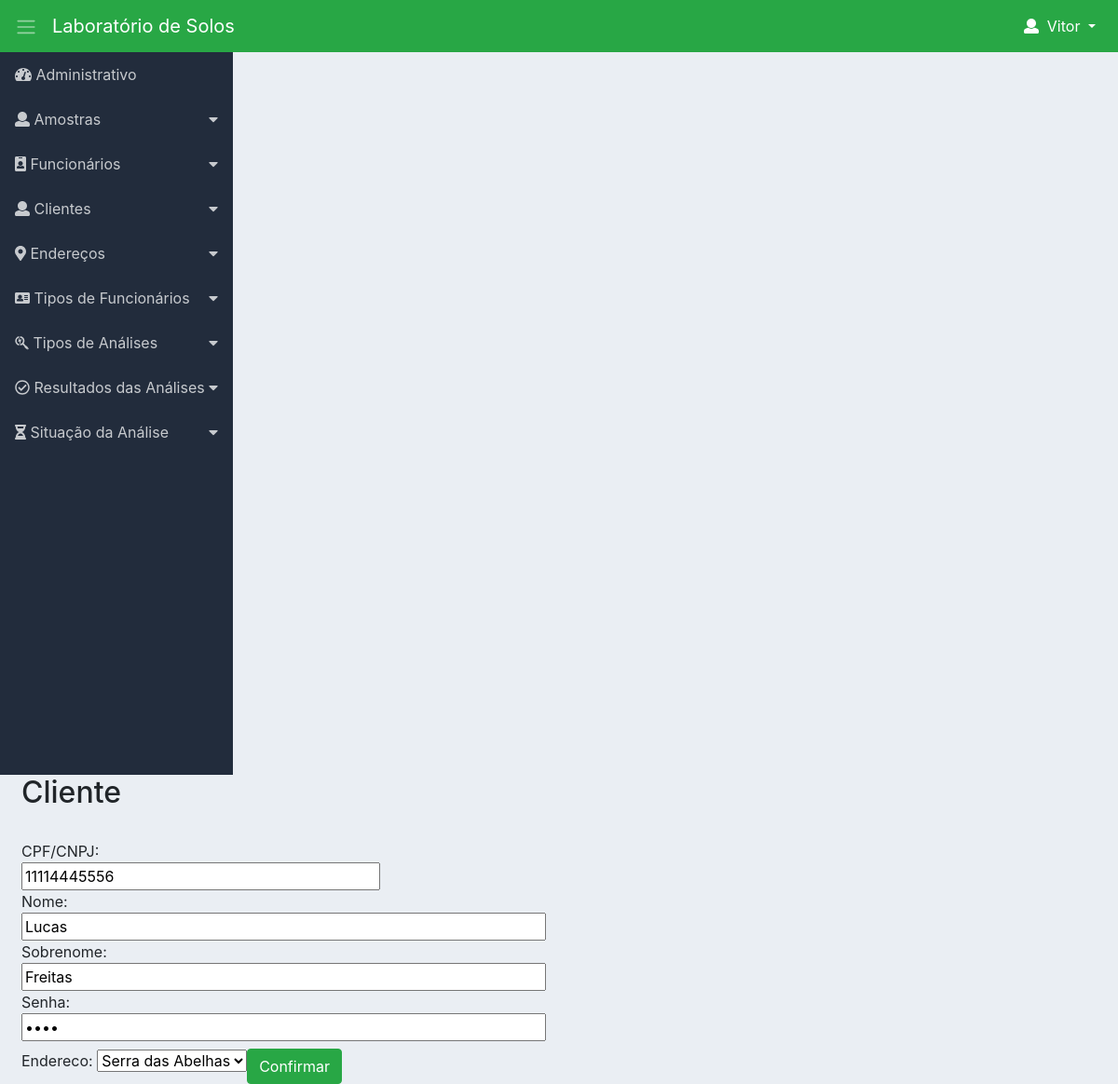
Page /form_cliente_editar.php?identificador=11114445556 (signed in) on the committed database.
### tables this page shows
CREATE TABLE IF NOT EXISTS `clientes` (
  `identificador` varchar(14) NOT NULL,
  `nome` varchar(255) NOT NULL,
  `sobrenome` varchar(255) NOT NULL,
  `senha` varchar(255) NOT NULL,
  `cod_endereco` int(11) NOT NULL,
  PRIMARY KEY (`identificador`),
  KEY `cod_endereco` (`cod_endereco`)
);

CREATE TABLE IF NOT EXISTS `enderecos` (
  `id` int(11) NOT NULL AUTO_INCREMENT,
  `cidade` varchar(255) DEFAULT NULL,
  `propriedade` varchar(255) DEFAULT NULL,
  `estado` varchar(2) DEFAULT NULL,
  `cep` varchar(8) DEFAULT NULL,
  PRIMARY KEY (`id`)
);

### db/Clientes.php (called while the page is built, shortened)
<?php
function listar_cliente_unico($identificador){
	$connection = db_connect();
	$command = "SELECT c.identificador,c.senha, c.nome, c.sobrenome,e.propriedade, e.id FROM clientes c iNNER JOIN enderecos e ON c.cod_endereco = e.id WHERE c.identificador = '$identificador'";
	$result = mysqli_query($connection,$command);
	$data = mysqli_fetch_array($result);
	return $data;
}
?>

### db/endereco.php (called while the page is built, shortened)
<?php
function listar_enderecos(){
	$connection = db_connect();
	$endereco  = array();
	$command = "SELECT * FROM enderecos;";
	$result = mysqli_query($connection,$command);
	while($data = mysqli_fetch_assoc($result)){
			array_push($endereco, $data);
	}
	return $endereco;
}
?>

### form_cliente_editar.php (the view, shortened to what this page needs)
	<?php
		require_once("db/Clientes.php");
		require_once("db/endereco.php");
		require_once("menu.php");
		$identificador = $_GET['identificador'];
		$dado = listar_cliente_unico($identificador);
		?>
	<section class="col-md-5">
		<h2>Cliente</h2>
	<form action="editarCliente.php" method="post"><br>
		CPF/CNPJ:<input type="number" value="<?=$dado["identificador"]?>" name="novo" required><br>
		Nome:<input size="50" type="text" value="<?=$dado["nome"]?>" name="nome" required><br>
		Sobrenome:<input size="50" type="text" value="<?=$dado["sobrenome"]?>" name="sobrenome" required><br>
		Senha:<input size="50" type="password" value="<?=$dado["senha"]?>" name="senha" required><br>
		Endereco:
		<select name="endereco" required>
		<option value="<?=$dado["id"]?>"><?=$dado["propriedade"]?></option>
			<?php
			$listadeendereco = listar_enderecos();
					foreach ($listadeendereco as $data):
						?>
		<seletion>
		<?php
				 	endforeach
		?>
		<input class="btn btn-success mt-2" type="submit" value="Confirmar">
	</form>
	</section>
	</div>
</body>
</html>

### css/estilos.css (style rules this page uses)
body { font-family: 'roboto'; background-color: #fff; }
input[type="number"] { width: 385px; }

### css/dashboard.css (style rules this page uses)
body { background-color: #eaeef3; }

### rows in the picture
clientes: novo "11114445556", nome "Lucas", sobrenome "Freitas", endereco "Serra das Abelhas"

### other values in the picture
$_SESSION['nome'] "Vitor"
